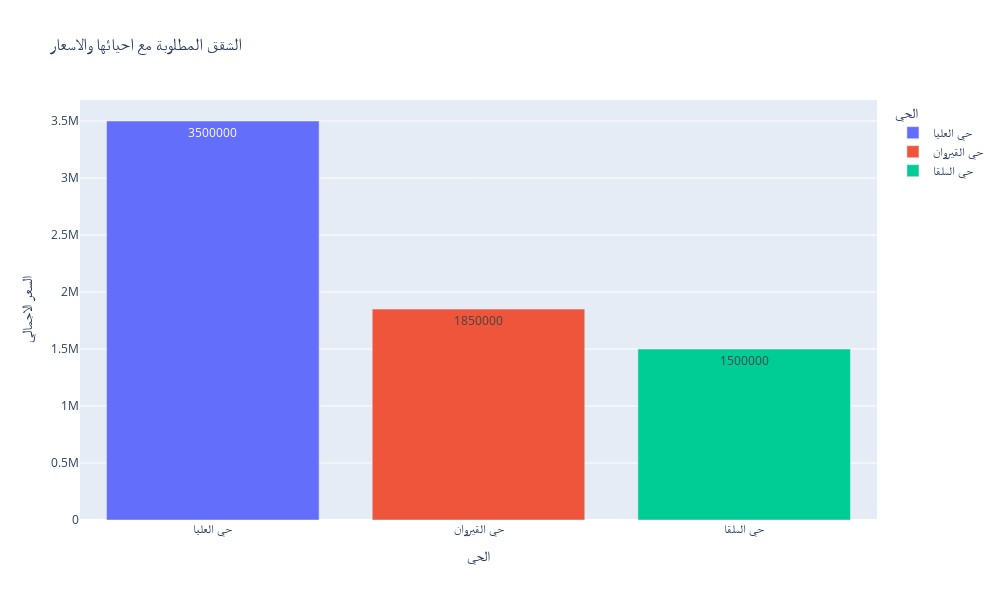

Notebook code cell kept with this figure:
### Code cell
df_filtered03 = df[(df["عدد الغرف"] >= 3) & (df["عدد الحمامات"] >= 3) & (df["مؤثثة"] == 1) & (df["مدخل سيارة"] == 1) & (df["الحي"] != "غير معروف") & (df["المساحة"] >= 200)] 

average_price_by_nieghbrhood = df_filtered03.groupby("الحي")["السعر الاجمالي"].mean().reset_index()

fig = px.bar(
    average_price_by_nieghbrhood,
    x="الحي",
    y='السعر الاجمالي',
    text='السعر الاجمالي',
    title = "  الشقق المطلوبة مع احيائها والاسعار",
    color="الحي",
    width=1000,  
    height=600 
)

fig.show()

### Figure 1 — Plotly figure (JSON) as saved in the notebook; plotly's stock layout.template omitted (floating-point values rounded to 4 significant figures)
{"data": [{"alignmentgroup": "True", "hovertemplate": "الحي=%{x}<br>السعر الاجمالي=%{text}<extra></extra>", "legendgroup": "حي العليا", "marker": {"color": "#636efa", "pattern": {"shape": ""}}, "name": "حي العليا", "offsetgroup": "حي العليا", "orientation": "v", "showlegend": true, "text": [3500000], "textposition": "auto", "type": "bar", "x": ["حي العليا"], "xaxis": "x", "y": [3500000], "yaxis": "y"}, {"alignmentgroup": "True", "hovertemplate": "الحي=%{x}<br>السعر الاجمالي=%{text}<extra></extra>", "legendgroup": "حي القيروان", "marker": {"color": "#EF553B", "pattern": {"shape": ""}}, "name": "حي القيروان", "offsetgroup": "حي القيروان", "orientation": "v", "showlegend": true, "text": [1850000], "textposition": "auto", "type": "bar", "x": ["حي القيروان"], "xaxis": "x", "y": [1850000], "yaxis": "y"}, {"alignmentgroup": "True", "hovertemplate": "الحي=%{x}<br>السعر الاجمالي=%{text}<extra></extra>", "legendgroup": "حي الملقا", "marker": {"color": "#00cc96", "pattern": {"shape": ""}}, "name": "حي الملقا", "offsetgroup": "حي الملقا", "orientation": "v", "showlegend": true, "text": [1500000], "textposition": "auto", "type": "bar", "x": ["حي الملقا"], "xaxis": "x", "y": [1500000], "yaxis": "y"}], "layout": {"barmode": "relative", "height": 600, "legend": {"title": {"text": "الحي"}, "tracegroupgap": 0}, "title": {"text": "  الشقق المطلوبة مع احيائها والاسعار"}, "width": 1000, "xaxis": {"anchor": "y", "autorange": true, "categoryarray": ["حي العليا", "حي القيروان", "حي الملقا"], "categoryorder": "array", "domain": [0, 1], "range": [-0.5, 2.5], "title": {"text": "الحي"}, "type": "category"}, "yaxis": {"anchor": "x", "autorange": true, "domain": [0, 1], "range": [0, 3684000.0], "title": {"text": "السعر الاجمالي"}, "type": "linear"}}}
